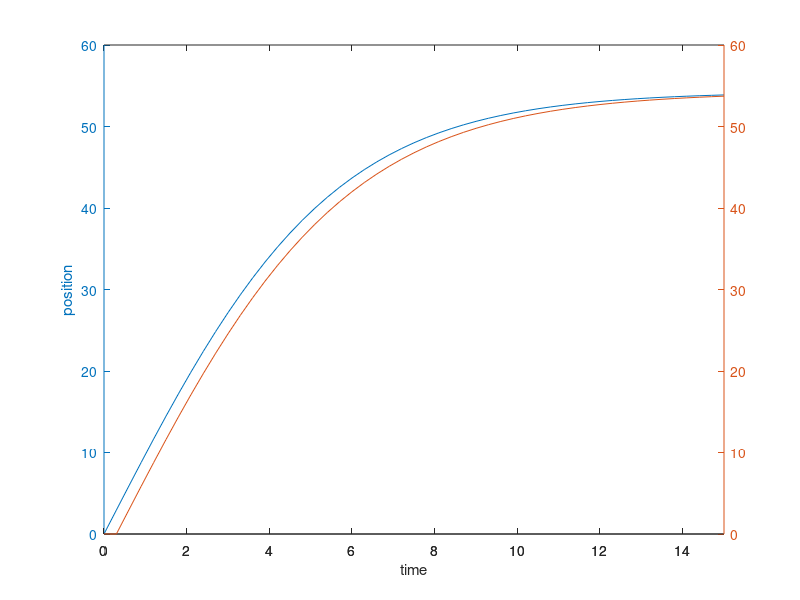

Here is the MATLAB script that generated this plot:
function outvar = eulerFallObj()
    t=0;
    tfinal=15;
    u=0;
    exact=0;
    dt=.3;
    g=9.81;
    cd=.25;
    m=75;
    uplot=u;
    tplot=t;
    exactplot=exact;
    error=0;
    while(t<tfinal)
        if(t+dt>tfinal)
            dt=tfinal-t;
        end
        u=u+dt*(g-cd/m*u*u);
        exact=sqrt(g*m/cd)*tanh(sqrt(g*cd/m)*t);
        if(abs(u-exact)>error)
            error=abs(u-exact);
        end
        t=t+dt;
        exactplot = [exactplot exact]; 
        uplot = [uplot u];
        tplot = [tplot t];
    end
    %plot(tplot,exactplot,'blue');
    %plot(tplot,uplot,'.');
    plotyy(tplot,uplot,tplot,exactplot);
    xlabel('time');
    ylabel('position');

    
  